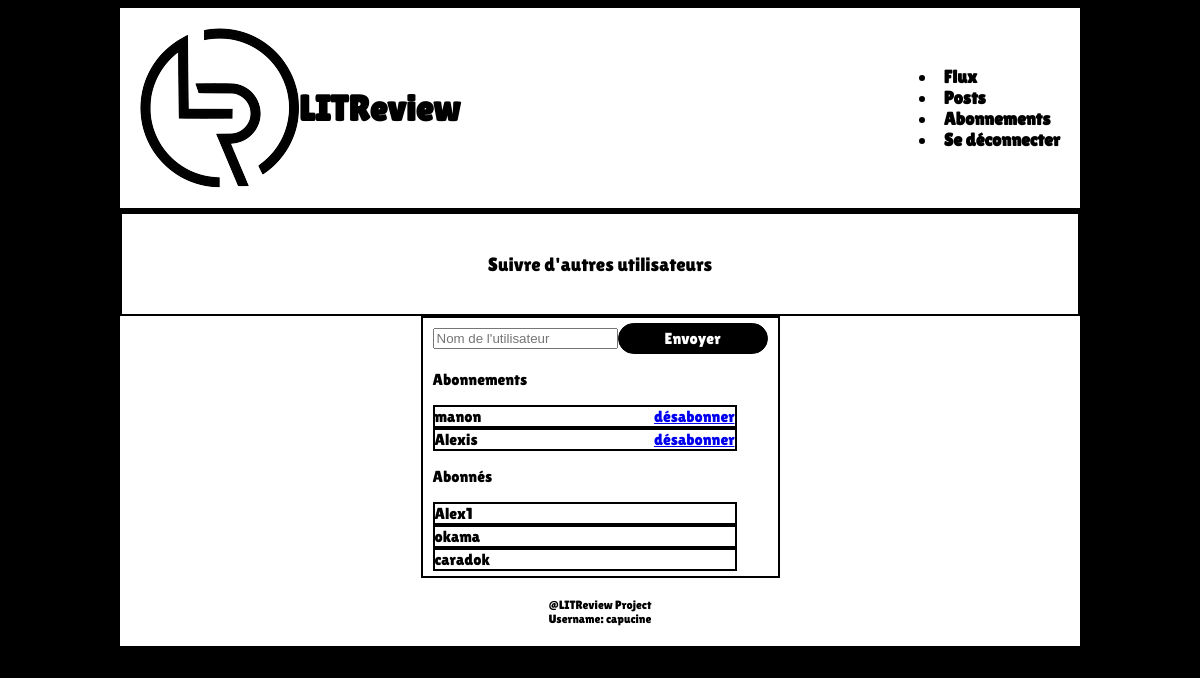
/subscription/ (signed in), run on the app's committed database.
### reviews/models.py (models this page shows)
class UserFollows(models.Model):
    user = models.ForeignKey(
        to=settings.AUTH_USER_MODEL,
        on_delete=models.CASCADE,
        related_name='following',
        )
    followed_user = models.ForeignKey(
        to=settings.AUTH_USER_MODEL,
        on_delete=models.CASCADE,
        related_name='followed_by'
        )
    class Meta:
        unique_together = ('user', 'followed_user', )

### reviews/views.py (the view, shortened to what this page needs)
# urls.py: path('subscription/', reviews.views.subscription, name='subscription'),
def subscription(request):
    users_followed = UserFollows.objects.filter(user=request.user)
    users_followers = UserFollows.objects.filter(followed_user=request.user)
    return render(
        request,
        "reviews/subscription.html",
        context={
            "users_followed": users_followed,
            "users_followers": users_followers,
        },
    )

### reviews/templates/reviews/subscription.html (shortened to what this page needs)
{% extends 'base.html' %}
{% load static %}
{% block content %}
<div class="center-title">
    <p>Suivre d'autres utilisateurs</p>
</div>
<div class="center-div">
    <div class="subscrib-container">
        <form method="post">
            <div class="subs-align-btn">
                <input type="text" name="name" placeholder="Nom de l'utilisateur">
                <button role="button" class="action-button" type="submit">Envoyer</button>
            </div>
        </form>
        <div>
            <p>Abonnements</p>
        </div>
        {% for followed in users_followed %}
            <div class="subs-list-line">
                <div class="field-group">
                    {{ followed.followed_user }}
                </div>
                <div class="field-group">
                    <a href="{% url 'unfollow' followed.id %}" aria-label="Se désabonner d'un utilisateur" >désabonner</a>
                </div>
            </div>
        {% endfor %}
        <div>
            <p>Abonnés</p>
        </div>
        {% for follower in users_followers %}
        <div class="subs-list-line">
            <div class="field-group">
                {{ follower.user }}
            </div>
        </div>
        {% endfor %}
        </div>
    </div>
</div>
{% endblock content %}

### reviews/templates/base.html (shortened to what this page needs)
{% load static %}
<!DOCTYPE html>
<html lang="fr">
<head>
    <link rel="stylesheet" href="{% static '/css/main.css' %}">
</head>
<body>
    <header class="navbar">
        <div class="navbar-left">
            <img src="{% static '/img/logo-sans-texte.png' %}" alt="logo LITReview">
            <h1 class="logo-title">LITReview</h1>
        </div>
        <div>
            <li><a role="link" href="{% url 'feed' %}" class="link">Flux</a></li>
            <li><a role="link" href="{% url 'posts' %}" class="link">Posts</a></li>
            <li><a role="link" href="{% url 'subscription' %}" class="link">Abonnements</a></li>
            {% if user.is_authenticated %}
                <li><a role="link" href="{% url 'logout' %}" class="link">Se déconnecter</a></li>
            {% endif %}
        </div>
    </header>
    <div class="base-content">
        {% block content %}{% endblock content %}
    <footer>
        <div>
           @LITReview Project
        </div>
        Username: {{ user.username }}
    </footer>
</body>
</html>

### static/css/main.css (style rules this page uses)
body { background-color: black; max-width: 960px; margin-inline: auto; }
footer { background-color: white; border-bottom: solid 4px black; padding: 20px; font-family: 'lilita One', monospace; font-size: 1vw; display: flex; flex-direction: column; align-items: center; }
.navbar { background-color: white; border-bottom: solid 4px black; padding: 20px; font-family: 'lilita One', monospace; font-size: 1.5vw; display: flex; justify-content: space-between; align-items: center; }
.navbar-left { display: flex; align-items: center; margin-right: 10px; justify-content: space-between; }
.link { text-decoration: none; color: black; font-family: 'lilita One', monospace; font-weight: 900; }
.logo-title { font-family: 'lilita One', monospace; font-weight: 900; }
.center-title { background-color: white; border: solid 2px black; font-family: "lilita One", monospace; font-size: larger; display: flex; justify-content: center; align-items: center; padding: 20px; }
.action-button { background-color: black; text-decoration: none; text-align: center; align-items: end; width: 150px; color: white; font-size: 1em; border: solid 1px black; border-radius: 20px; font-family: "lilita One", monospace; padding: 5px 10px; }
.center-div { background-color: white; display: flex; flex-direction: column; justify-content: space-between; align-items: center; }
.subscrib-container { background-color: white; border: solid 2px black; font-family: "lilita One", monospace; display: flex; flex-direction: column; justify-content: space-between; align-items: start; padding: 5px 10px; }
.subs-list-line { background-color: white; border: solid 2px black; font-family: "lilita One", monospace; display: flex; flex-direction: row; justify-content: space-between; width: 300px; }
.subs-align-btn { display: flex; flex-direction: row; align-items: center; }

### data on the page
UserFollows: followed_user "manon"
UserFollows: followed_user "Alexis"
UserFollows: user "Alex1"
UserFollows: user "okama"
UserFollows: user "caradok"

### other printed values
{{ user.username }} "capucine"
